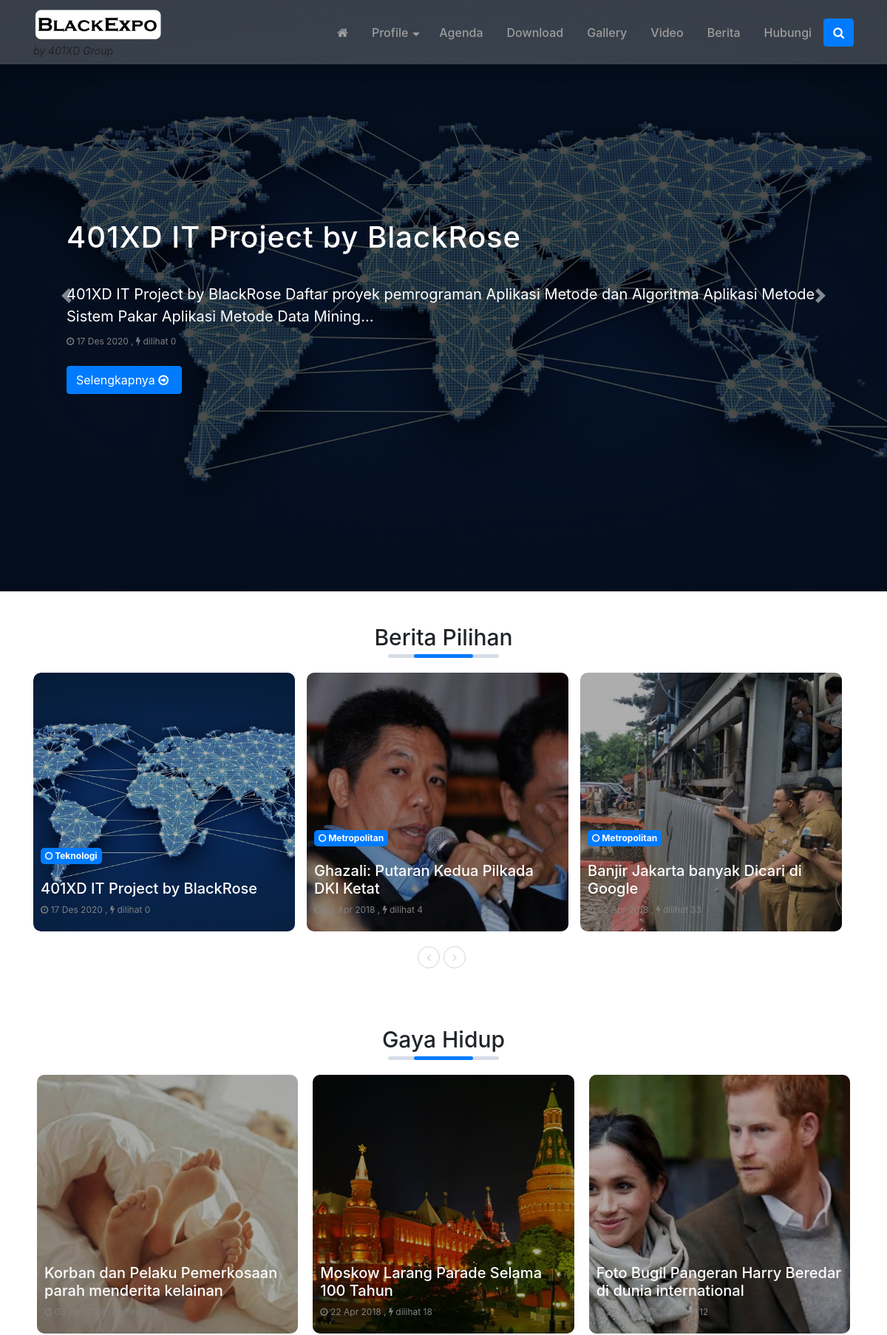
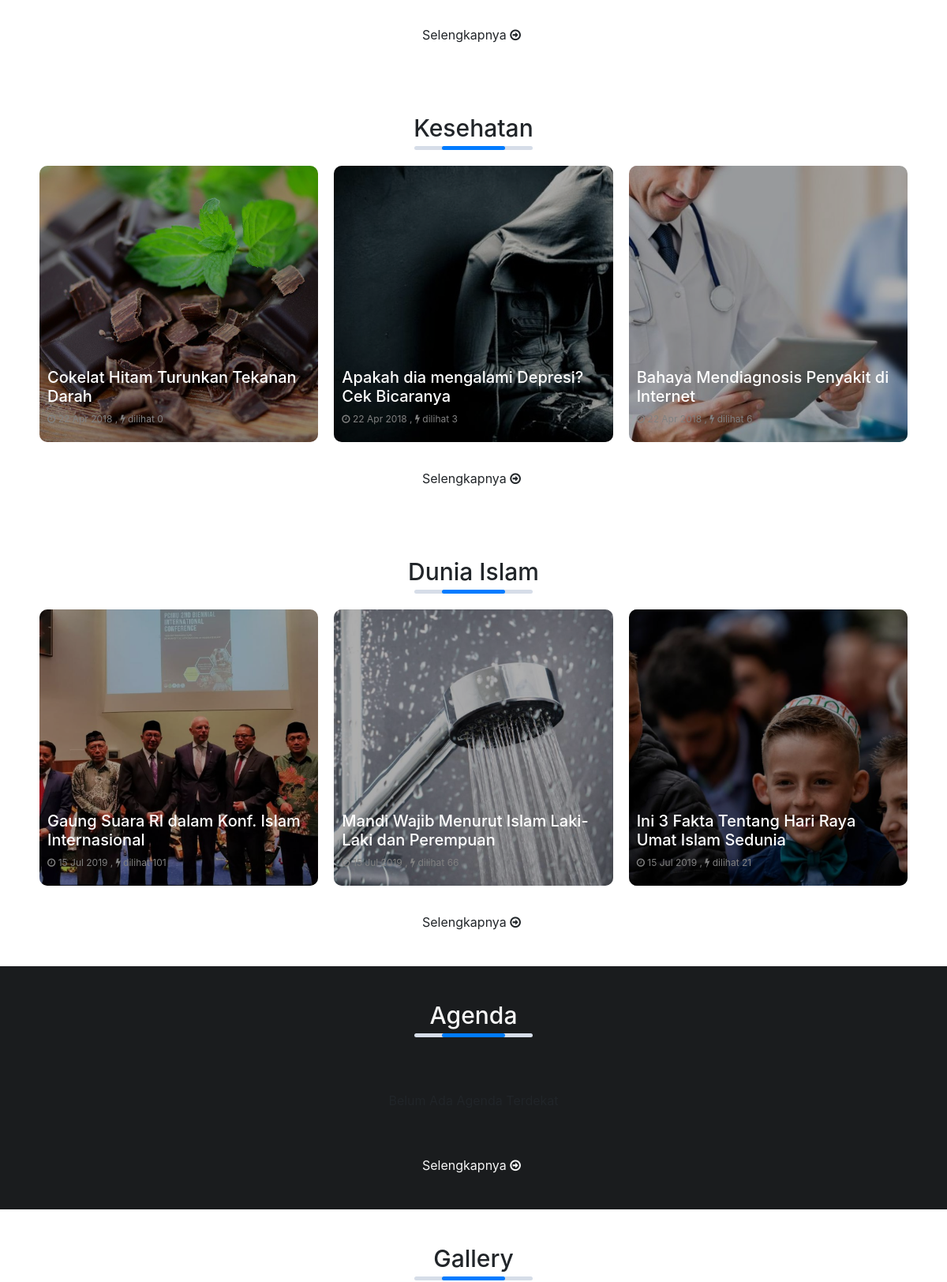
The page / (upper part) on the database its author committed (2 pictures, top to bottom).
### tables this page shows
CREATE TABLE `logo` (
  `id_logo` int(5) NOT NULL,
  `gambar` varchar(100) NOT NULL
);

CREATE TABLE `tbl_landingnews` (
  `id` int(5) NOT NULL,
  `key` varchar(255) DEFAULT NULL,
  `value` text DEFAULT NULL
);

CREATE TABLE `berita` (
  `id_berita` int(5) NOT NULL,
  `id_kategori` int(5) NOT NULL,
  `username` varchar(30) NOT NULL,
  `judul` varchar(100) NOT NULL,
  `sub_judul` varchar(255) NOT NULL,
  `youtube` varchar(100) NOT NULL,
  `judul_seo` text NOT NULL,
  `headline` enum('Y','N') NOT NULL DEFAULT 'Y',
  `aktif` enum('Y','N') NOT NULL DEFAULT 'N',
  `utama` enum('Y','N') NOT NULL DEFAULT 'Y',
  `isi_berita` longtext NOT NULL,
  `keterangan_gambar` text NOT NULL,
  `hari` varchar(20) NOT NULL,
  `tanggal` date NOT NULL,
  `jam` time NOT NULL,
  `gambar` varchar(100) NOT NULL,
  `dibaca` int(5) NOT NULL DEFAULT 1,
  `tag` varchar(100) NOT NULL,
  `status` enum('Y','N') NOT NULL DEFAULT 'Y'
);

CREATE TABLE `kategori` (
  `id_kategori` int(5) NOT NULL,
  `nama_kategori` varchar(50) NOT NULL,
  `username` varchar(50) NOT NULL,
  `kategori_seo` varchar(100) NOT NULL,
  `aktif` enum('Y','N') NOT NULL DEFAULT 'Y',
  `sidebar` int(10) NOT NULL,
  `gambar_utama` text NOT NULL
);

### application/views/landingnews/sections/section_berita_per_kategori.php (the view, shortened to what the rows shown need)
<section id="<?php echo $section_id;?>" class="section category  py-4 <?php echo $section_class;?>">
	<div class="container">
		<div class="section-container ">
			<?php
				$section_berita_per_kategori_judul = 'Berita Per Kategori';
				$jumlah_berita = 0;
				$kategori_id = 0;
				if( isset($section_setting['kategori']) ) {
					$kategori_id = (int) $section_setting['kategori'];
					$kategori_data = $this->model_utama->view_where('kategori',array('id_kategori' => $kategori_id))->row_array();
					$section_berita_per_kategori_judul = $kategori_data['nama_kategori'];
				}
				if( isset($section_setting['jumlah']) ) {
					$jumlah_berita = (int) $section_setting['jumlah'];
				}
			?>
			<h5 class="section-title">
				<?php
					echo $section_berita_per_kategori_judul;
				?>
			</h5>
			<div class="section-body">
				<div class="row justify-content-center">
					<?php
						$berita_list = $this->model_utama->view_join_two(
							'berita',
							'users',
							'kategori',
							'username',
							'id_kategori',
							array(
								'berita.status' => 'Y',
								'berita.id_kategori' => $kategori_id
							),
							'tanggal','DESC',0,$jumlah_berita
						)->result_array();
						foreach ($berita_list as $i => $berita) {
							$img_src= base_url().'asset/foto_berita/small_no-image.jpg';
							if ($berita['gambar'] !==''){
								$img_src =base_url().'asset/foto_berita/'.$berita['gambar'];
							}
							?>
								<div class="col-md-4 mb-4 space-y-5">
									<div class="section-post card">
										<a href="<?php echo base_url($berita['judul_seo']) ;?>">
										<div class="post-img-container"
											style="
												background:url('<?php echo $img_src;?>');
												background-position:center;
												background-size:cover;
												background-repeat:no-repeat
											">
										</div>
										</a>
										<div class="card-body">
											<div class="post-content">
												<a href="<?php echo base_url().$berita['judul_seo'];?>">
													<h5 class="post-title">
														<?php echo $berita['judul'];?>
													</h5>
												</a>
												<div class="post-meta">
												<i class="fa fa-clock-o"></i> <?php echo tgl_indo($berita['tanggal']);?> ,
												<i class="fa fa-flash" aria-hidden="true"></i> dilihat <?php echo get_viewer($berita['dibaca']);?>
												</div>
											</div>
										</div>
									</div>
								</div>
							<?php
						}
					?>
				</div>
			</div>
			<a href="<?php echo base_url("kategori/detail/".$kategori_data['kategori_seo']);?>" class="read-more text-center">
				Selengkapnya
			</a>
		</div>
	</div>
</section>

### application/views/landingnews/partials/header.php (shortened to what the rows shown need)
<?php
	$base_path = FCPATH;
	$id_website = $this->model_utama->view('identitas')->row_array();
	$logo_website = $this->model_utama->view('logo')->row_array();
$class_menu_nav = 'scroll';
$CI = & get_instance();
if(  $CI->uri->segment(1)=='main' OR $CI->uri->segment(1)=='') {
	$class_menu_nav = 'homepage';
}
?>
<div class="header-main-menu">
	<nav class="main-menu-container navbar navbar-dark shadow fixed-top <?php echo $class_menu_nav;?>" >
		<div class="container pos-relative">
			<div class="logo-header ml-5 ml-lg-0">
				<a href="<?php echo base_url();?>">
					<?php
						if ( $logo_website['gambar'] !== '' &&  file_exists( $base_path ."asset/logo/".$logo_website['gambar'] ) ){
							$img_src = base_url() ."asset/logo/".$logo_website['gambar'] ;
							?>
								<div class="logo-header">
									<img  src="<?php echo $img_src ;?>" alt="<?php echo $id_website['nama_website']; ?>">
								</div>
							<?php
						} else {
							?>
							<?php echo $id_website['nama_website']; ?>
							<?php
						}
					?>
					<?php
					if( isset($tagline['header']) && isset($tagline['text'])) {
						if(!empty($tagline['text'] && $tagline['header'] ==  '1') ){
							?>
							<div class="tagline-header d-none d-lg-block"> <?php echo $tagline['text'];?> </div>
							<?php
						}
					}?>
				</a>
			</div>
		</div>
	</nav>
</div>

### application/views/landingnews/front-page.php
<?php
  $get_setting_sections    = $this->model_utama->view_where('tbl_landingnews',array('key' => 'setting_sections'))->row_array();
  $sections = array();
  if(isset($get_setting_sections['value'])) {
      if(!empty($get_setting_sections['value'])){
          $setting_sections = json_decode($get_setting_sections['value'],true);
          if(!empty($setting_sections)) {
              $number = 0;
              foreach($setting_sections as $i => $section_id){
                  $id = key($section_id);
                  $sections[$number]['section_id'] = $id;
                  $sections[$number]['section_setting'] = $section_id[$id];
                  $number++;
              }
          }
      }
  }
  foreach($sections as $i => $item) {
      $file_sections = VIEWPATH . template().'/sections/' . $item['section_id'] . '.php';
      if( file_exists($file_sections)) {
          $section_id = $item['section_id'].'_' .$i;
          $section_setting = $item['section_setting'];
          include $file_sections;
      }
  }
?>

### application/views/landingnews/sections/section_berita_slider.php (shortened to what the rows shown need)
<?php
	$jumlah_berita = 0;
	$filter_berita = array();
	if( isset($section_setting['group']) ) {
		$group_berita =  $section_setting['group'];
		if(!empty(trim($group_berita))) {
			switch ($group_berita) {
				case 'headline':
					$filter_berita = array('berita.headline' => 'Y');
					break;
			}
		}
	}
	if( isset($section_setting['jumlah']) ) {
		$jumlah_berita = (int) $section_setting['jumlah'];
	}
?>
<?php
	$filter_berita = array_merge($filter_berita,array(
		'berita.status' => 'Y'
	));
	$berita_slider = $this->model_utama->view_join_two(
			'berita',
			'users',
			'kategori',
			'username',
			'id_kategori',
			$filter_berita,
			'tanggal','DESC',0,$jumlah_berita)->result_array();
?>
 <?php if( !empty($berita_slider)) {
	 if(!function_exists('get_viewer')) {
		function get_viewer($number) {
			return number_format($number,0,',','.');
		}
	}
?>
<section id="<?php echo $section_id;?>" class="carousel slide section-news-slider" data-ride="carousel">
    <div class="carousel-inner" role="listbox">
        <?php foreach($berita_slider as $i =>  $berita) {?>
            <div class="carousel-item <?php echo ($i == 0 ? 'active' : '');?>">
                <div class="carousel-content">
					<?php
						$img_src= base_url().'asset/foto_berita/small_no-image.jpg';
						if ($berita['gambar'] !==''){
							$img_src =base_url().'asset/foto_berita/'.$berita['gambar'];
						}
					?>
                    <div class="image-container"
						style="
							background:url('<?php echo $img_src;?>');
							background-position:center;
							background-size:cover;
							background-repeat:no-repeat
						">
                    </div>
                        <div class="carousel-caption">
                            <div class="container carousel-caption-body">
                                <a href="<?php echo base_url().$berita['judul_seo'];?>">
									<h1>
										<?php echo $berita['judul'];?>
									</h1>
								</a>
								<div class="caption-content d-none d-md-block">
									<?php echo word_limiter( strip_tags($berita['isi_berita']),20);?>
								</div>
								<div class="post-meta">
									<i class="fa fa-clock-o"></i> <?php echo tgl_indo($berita['tanggal']);?> ,
									<i class="fa fa-flash" aria-hidden="true"></i> dilihat <?php echo get_viewer($berita['dibaca']);?>
								</div>
                                <div class="button-link pt-4 d-none d-md-block">
                                    <a href="<?php echo base_url().$berita['judul_seo'];?>" class="btn btn-theme btn-read-more">
                                        <?php echo (empty(trim($section_hero['label_link'])) ? 'Selengkapnya' : $section_hero['label_link']);?>
                                    </a>
                                </div>
                            </div>
                        </div>
                </div>
            </div>
        <?php }?>
    </div>
    <a class="carousel-control-prev" href="#<?php echo $section_id;?>" role="button" data-slide="prev">
        <span class="carousel-control-prev-icon" aria-hidden="true"></span>
    </a>
    <a class="carousel-control-next" href="#<?php echo $section_id;?>" role="button" data-slide="next">
        <span class="carousel-control-next-icon" aria-hidden="true"></span>
    </a>
</section>
<?php }?>

### application/views/landingnews/sections/section_berita_pilihan.php (shortened to what the rows shown need)
<section id="<?php echo $section_id;?>" class="section featured  py-4 <?php echo $section_class;?>">
	<div class="container">
		<div class="section-container">
			<h5 class="section-title">
				<?php
					$section_berita_pilihan_judul = 'Berita Pilihan';
					$jumlah_berita = 0;
					$filter_berita = array();
					if( isset($section_setting['group']) ) {
						$group_berita =  $section_setting['group'];
						if(!empty(trim($group_berita))) {
							switch ($group_berita) {
								case 'pilihan':
									$filter_berita = array('berita.aktif' => 'Y');
									break;
							}
						}
					}
					if( isset($section_setting['jumlah']) ) {
						$jumlah_berita = (int) $section_setting['jumlah'];
					}
					echo $section_berita_pilihan_judul;
				?>
			</h5>
			<div class="section-body m-0">
				<div class="row featured-item owl-carousel">
					<?php
						$filter_berita = array_merge($filter_berita,array(
							'berita.status' => 'Y'
						));
						$berita_utama = $this->model_utama->view_join_two(
								'berita',
								'users',
								'kategori',
								'username',
								'id_kategori',
								$filter_berita,
								'tanggal','DESC',0,$jumlah_berita);
						foreach ($berita_utama->result_array() as $i => $berita) {
							$img_src= base_url().'asset/foto_berita/small_no-image.jpg';
							if ($berita['gambar'] !==''){
								$img_src =base_url().'asset/foto_berita/'.$berita['gambar'];
							}
							?>
								<div class="col-md-4 pl-0 pr-3">
									<div class="section-post card">
										<div class="post-img-container"
											style="
												background:url('<?php echo $img_src;?>');
												background-position:center;
												background-size:cover;
												background-repeat:no-repeat
											">
										</div>
											<div class="card-body">
												<div class="post-content">
													<div class="post-category">
														<a href="<?php echo base_url('kategori/detail/'.$berita['kategori_seo']);?>">
															<div class="color-label">
																<?php echo $berita['nama_kategori'];?>
															</div>
														</a>
													</div>
													<a href="<?php echo base_url().$berita['judul_seo'];?>">
														<h5 class="post-title pt-3">
															<?php echo $berita['judul'];?>
														</h5>
													</a>
													<div class="post-meta">
													<i class="fa fa-clock-o"></i> <?php echo tgl_indo($berita['tanggal']);?> ,
													<i class="fa fa-flash" aria-hidden="true"></i> dilihat <?php echo get_viewer($berita['dibaca']);?>
													</div>
												</div>
											</div>
									</div>
								</div>
							<?php
						}
					?>
				</div>
			</div>
		</div>
	</div>
</section>

### rows shown on the page
logo: gambar (picture)
tbl_landingnews: value "by 401XD Group"
berita: gambar (picture), judul "401XD IT Project by BlackRose", isi_berita "401XD IT Project by BlackRose Daftar proyek pemrograman Aplikasi Metode dan Algoritma Aplikasi Metode Sistem Pakar Aplikasi Metode Data Mining…", tanggal "17 Des 2020", dibaca "0", id_kategori.nama_kategori "Teknologi"
berita: gambar (picture), id_kategori.nama_kategori "Metropolitan", judul "Ghazali: Putaran Kedua Pilkada DKI Ketat", tanggal "22 Apr 2018", dibaca "4"
berita: gambar (picture), id_kategori.nama_kategori "Metropolitan", judul "Banjir Jakarta banyak Dicari di Google", tanggal "22 Apr 2018", dibaca "33"
kategori: nama_kategori "Gaya Hidup"
berita: gambar (picture), judul "Korban dan Pelaku Pemerkosaan parah menderita kelainan", tanggal "03 Jun 2018", dibaca "78"
berita: gambar (picture), judul "Moskow Larang Parade Selama 100 Tahun", tanggal "22 Apr 2018", dibaca "18"
berita: gambar (picture), judul "Foto Bugil Pangeran Harry Beredar di dunia international", tanggal "22 Apr 2018", dibaca "12"
kategori: nama_kategori "Kesehatan"
berita: gambar (picture), judul "Cokelat Hitam Turunkan Tekanan Darah", tanggal "22 Apr 2018", dibaca "0"
berita: gambar (picture), judul "Apakah dia mengalami Depresi? Cek Bicaranya", tanggal "22 Apr 2018", dibaca "3"
berita: gambar (picture), judul "Bahaya Mendiagnosis Penyakit di Internet", tanggal "22 Apr 2018", dibaca "6"
kategori: nama_kategori "Dunia Islam"
berita: gambar (picture), judul "Gaung Suara RI dalam Konf. Islam Internasional", tanggal "15 Jul 2019", dibaca "101"
berita: gambar (picture), judul "Mandi Wajib Menurut Islam Laki-Laki dan Perempuan", tanggal "15 Jul 2019", dibaca "66"
berita: gambar (picture), judul "Ini 3 Fakta Tentang Hari Raya Umat Islam Sedunia", tanggal "15 Jul 2019", dibaca "21"
